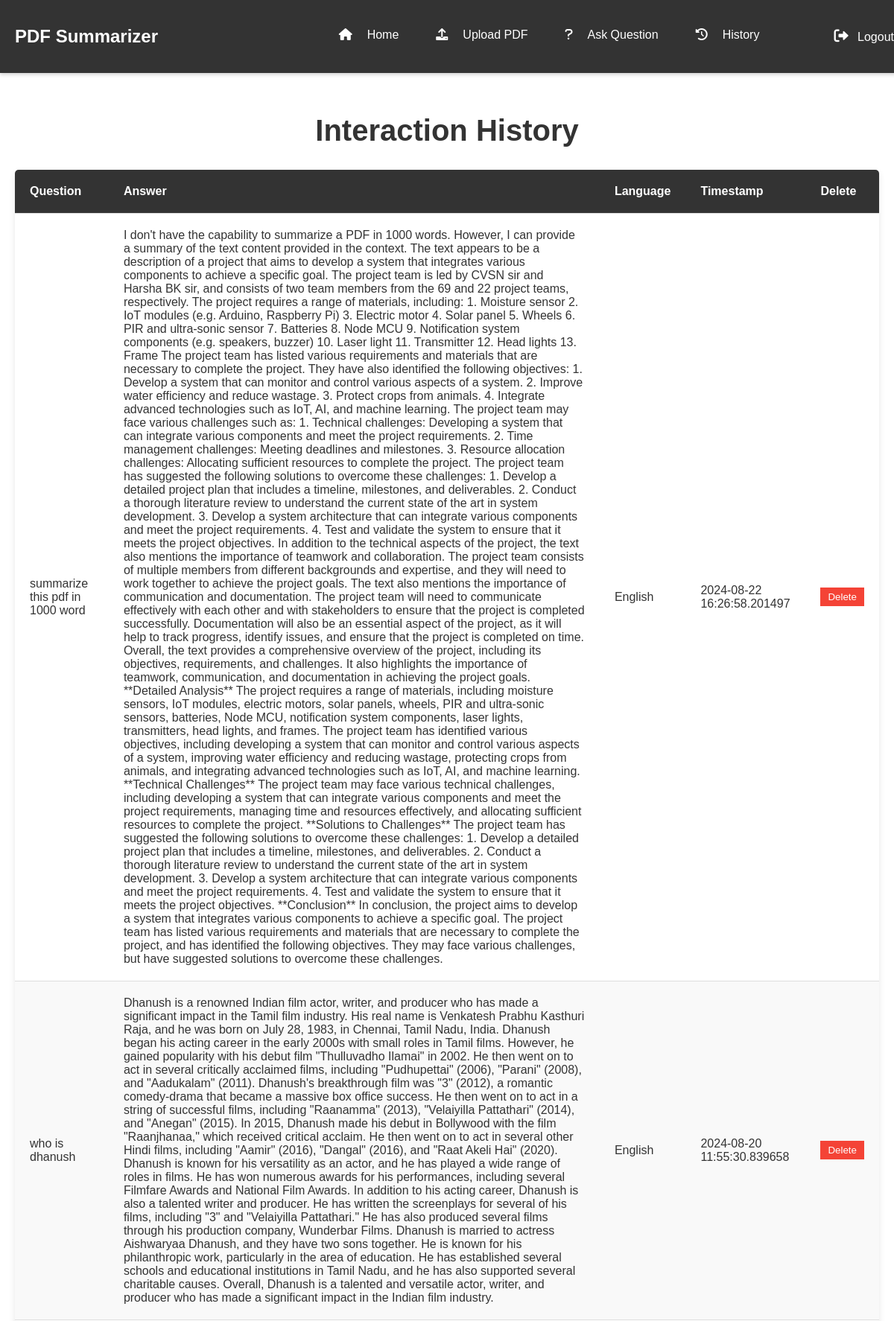
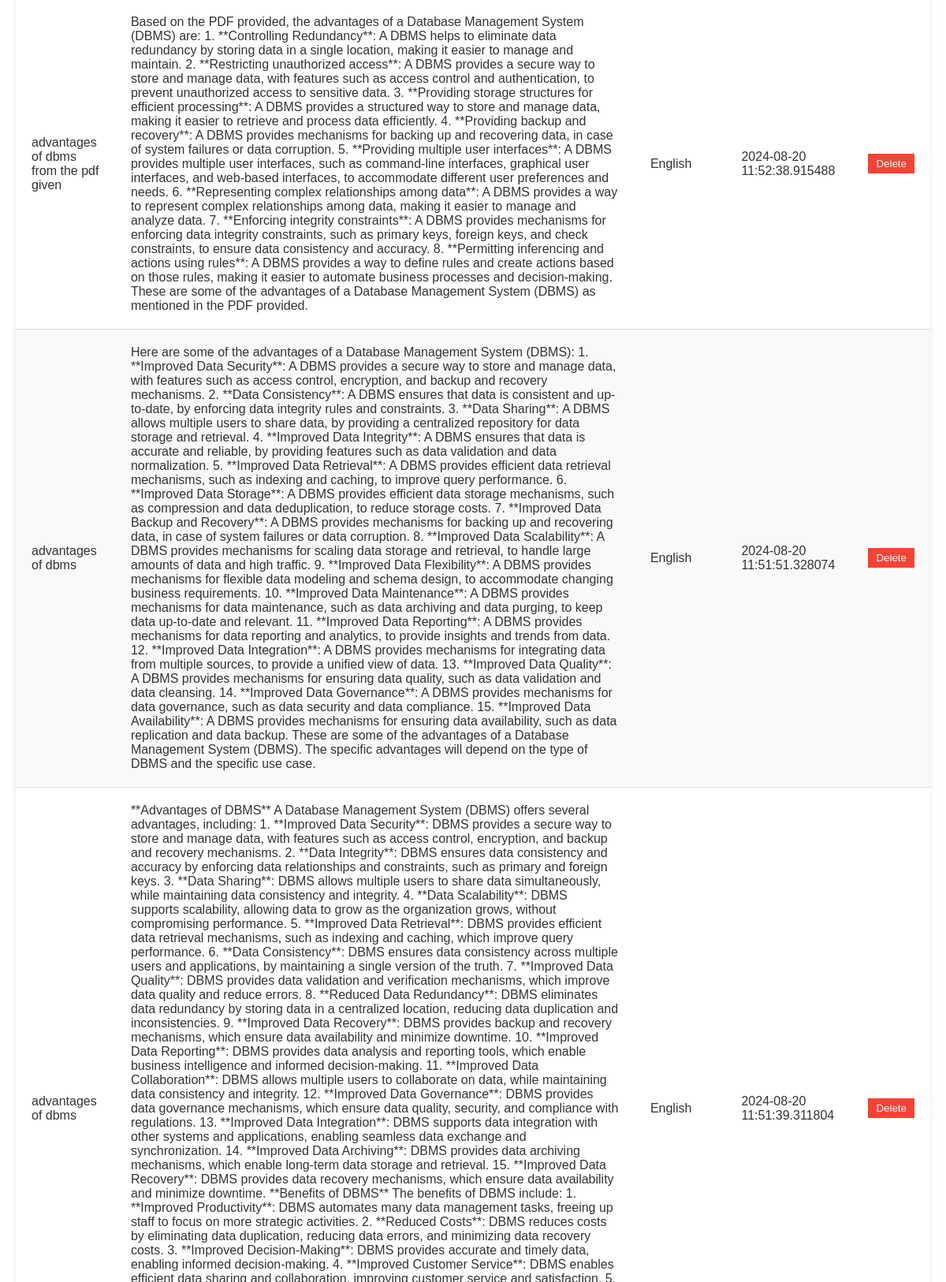
The app's page /history (signed in, upper part) with its own data (2 pictures, top to bottom).
### tables this page shows
CREATE TABLE history (
                              id INTEGER PRIMARY KEY AUTOINCREMENT,
                              user_id INTEGER,
                              question TEXT,
                              answer TEXT,
                              language TEXT,
                              timestamp TIMESTAMP DEFAULT CURRENT_TIMESTAMP,
                              FOREIGN KEY (user_id) REFERENCES users (id));

### app.py (the view, shortened to what this page needs)
@app.route('/history', methods=['GET', 'POST'])
def history():
    if 'logged_in' not in session:
        flash('You need to be logged in to view your history.', 'error')
        return redirect(url_for('login'))
    user_id = session.get('user_id')
    try:
        with sqlite3.connect('users.db') as conn:
            cursor = conn.cursor()
            cursor.execute('''SELECT id, question, answer, language, timestamp
                              FROM history
                              WHERE user_id = ?
                              ORDER BY timestamp DESC''', (user_id,))
            history_data = cursor.fetchall()
        if not history_data:
            flash('No history found for your account.', 'info')
        return render_template('history.html', history=history_data)
    except sqlite3.OperationalError as e:
        logging.error(f"Database operational error: {e}")
        flash('Database error: Please check the database setup.', 'error')
        return redirect(url_for('index'))
    except sqlite3.Error as e:
        logging.error(f"Database error: {e}")
        flash('An error occurred while retrieving your history. Please try again later.', 'error')
        return redirect(url_for('index'))
    except Exception as e:
        logging.error(f"Unexpected error: {e}")
        flash('An unexpected error occurred. Please try again later.', 'error')
        return redirect(url_for('index'))

### templates/history.html (shortened to what this page needs)
<!DOCTYPE html>
<html lang="en">
<head>
    <link rel="stylesheet" href="{{ url_for('static', filename='hr.css') }}">
    <link rel="stylesheet" href="https://cdnjs.cloudflare.com/ajax/libs/font-awesome/6.0.0-beta3/css/all.min.css">
</head>
<body>
    <nav class="navbar">
        <h2> <a href="/" class="logo">PDF Summarizer</a></h2>
         <ul class="nav-links">
             <li>
                 <i class="fa-solid fa-house"></i><a href="/">Home</a></li>
             <li><i class="fa-solid fa-upload"></i><a href="/upload_pdf">Upload PDF</a></li>
             <li><i class="fa-solid fa-question"></i><a href="/ask_question">Ask Question</a></li>
             <li><i class="fa-solid fa-history"></i><a href="/history">History</a></li><br>
             <li id="auth-links">
                 {% if session['user_id'] %}
                 <a href="/logout"><i class="fas fa-sign-out-alt"></i> Logout</a>
             {% else %}
                 <a href="/login"><i class="fas fa-sign-in-alt"></i> Login</a>
                 <a href="/signup"><i class="fas fa-user-plus"></i> Sign Up</a>
             {% endif %}
             </li>
         </ul>
     </nav>
    <div class="container">
        <header><br><br>
            <h1>Interaction History</h1>
        </header>
        <div class="history-list">
            {% if history %}
                <table class="history-table">
                    <thead>
                        <tr>
                            <th>Question</th>
                            <th>Answer</th>
                            <th>Language</th>
                            <th>Timestamp</th>
                            <th>Delete</th>
                        </tr>
                    </thead>
                    <tbody>
                        {% for record in history %}
                        <tr>
                            <td>{{ record[1] }}</td>
                            <td>{{ record[2] }}</td>
                            <td>{{ record[3] }}</td>
                            <td>{{ record[4] }}</td>
                            <td>
                                <form method="post" action="{{ url_for('history') }}">
                                    <button type="submit" onclick="return confirm('Are you sure you want to delete this entry?');">Delete</button>
                                </form>
                            </td>
                        </tr>
                    {% endfor %}
                </table>
            {% else %}
                <p>No history available.</p>
            {% endif %}
        </div>
    </div>
</body>
</html>

### static/hr.css (style rules this page uses)
.navbar { position: fixed; top: 0; left: 0; width: 100%; background-color: #333; color: #fff; padding: 15px 20px; box-shadow: 0 2px 5px rgba(0, 0, 0, 0.2); z-index: 1000; display: flex; justify-content: space-between; align-items: center; }
.navbar .logo { font-size: 1.5rem; font-weight: bold; color: #fff; text-decoration: none; }
.nav-links { list-style: none; display: flex; gap: 30px; }
.navbar .nav-links a { color: #fff; text-decoration: none; font-size: 1rem; padding: 20px; transition: color 0.3s ease; }
.nav-links a i { margin-right: 8px; font-size: 1.2rem; }
body { margin: 0; padding: 0; padding-top: 70px; font-family: 'Poppins', sans-serif; background: #f4f4f4; color: #333; }
.container { max-width: 1200px; margin: 0 auto; padding: 20px; background: #fff; border-radius: 8px; box-shadow: 0 4px 8px rgba(0, 0, 0, 0.1); }
header { text-align: center; margin-bottom: 30px; }
header h1 { font-size: 2.5rem; color: #333; }
.history-list { margin: 20px 0; }
.history-table { width: 100%; border-collapse: collapse; background: #fff; border-radius: 5px; overflow: hidden; box-shadow: 0 4px 8px rgba(0, 0, 0, 0.1); }
.history-table thead { background: #333; color: #fff; }
.history-table th, .history-table td { padding: 20px; text-align: left; border-bottom: 1px solid #ddd; }
.history-table tr:nth-child(even) { background: #f9f9f9; }
button { background-color: #f44336; color: #fff; border: none; padding: 5px 10px; cursor: pointer; }

### records on screen
history: question "summarize this pdf in 1000 word", answer "I don't have the capability to summarize a PDF in 1000 words. However, I can provide a summary of the text content provided in the context. The text appears to be a description of a project that aims to develop a system that integrates various components to achieve a specific goal. The project team is led by CVSN sir and Harsha BK sir, and consists of two team members from the 69 and 22 project teams, respectively. The project requires a range of materials, including: 1. Moisture sensor 2. IoT modules (e.g. Arduino, Raspberry Pi) 3. Electric motor 4. Solar panel 5. Wheels 6. PIR and ultra-sonic sensor 7. Batteries 8. Node MCU 9. Notification system components (e.g. speakers, buzzer) 10.…", language "English", timestamp "2024-08-22 16:26:58.201497"
history: question "who is dhanush", answer "Dhanush is a renowned Indian film actor, writer, and producer who has made a significant impact in the Tamil film industry. His real name is Venkatesh Prabhu Kasthuri Raja, and he was born on July 28, 1983, in Chennai, Tamil Nadu, India. Dhanush began his acting career in the early 2000s with small roles in Tamil films. However, he gained popularity with his debut film \"Thulluvadho Ilamai\" in 2002. He then went on to act in several critically acclaimed films, including \"Pudhupettai\" (2006), \"Parani\" (2008), and \"Aadukalam\" (2011). Dhanush's breakthrough film was \"3\" (2012), a romantic comedy-drama that became a massive box office success. He then went on to act in a string of successful…", language "English", timestamp "2024-08-20 11:55:30.839658"
history: question "advantages of dbms from the pdf given", answer "Based on the PDF provided, the advantages of a Database Management System (DBMS) are: 1. **Controlling Redundancy**: A DBMS helps to eliminate data redundancy by storing data in a single location, making it easier to manage and maintain. 2. **Restricting unauthorized access**: A DBMS provides a secure way to store and manage data, with features such as access control and authentication, to prevent unauthorized access to sensitive data. 3. **Providing storage structures for efficient processing**: A DBMS provides a structured way to store and manage data, making it easier to retrieve and process data efficiently. 4. **Providing backup and recovery**: A DBMS provides mechanisms for backing up…", language "English", timestamp "2024-08-20 11:52:38.915488"
history: question "advantages of dbms", answer "Here are some of the advantages of a Database Management System (DBMS): 1. **Improved Data Security**: A DBMS provides a secure way to store and manage data, with features such as access control, encryption, and backup and recovery mechanisms. 2. **Data Consistency**: A DBMS ensures that data is consistent and up-to-date, by enforcing data integrity rules and constraints. 3. **Data Sharing**: A DBMS allows multiple users to share data, by providing a centralized repository for data storage and retrieval. 4. **Improved Data Integrity**: A DBMS ensures that data is accurate and reliable, by providing features such as data validation and data normalization. 5. **Improved Data Retrieval**: A…", language "English", timestamp "2024-08-20 11:51:51.328074"
history: question "advantages of dbms", language "English", timestamp "2024-08-20 11:51:39.311804"
